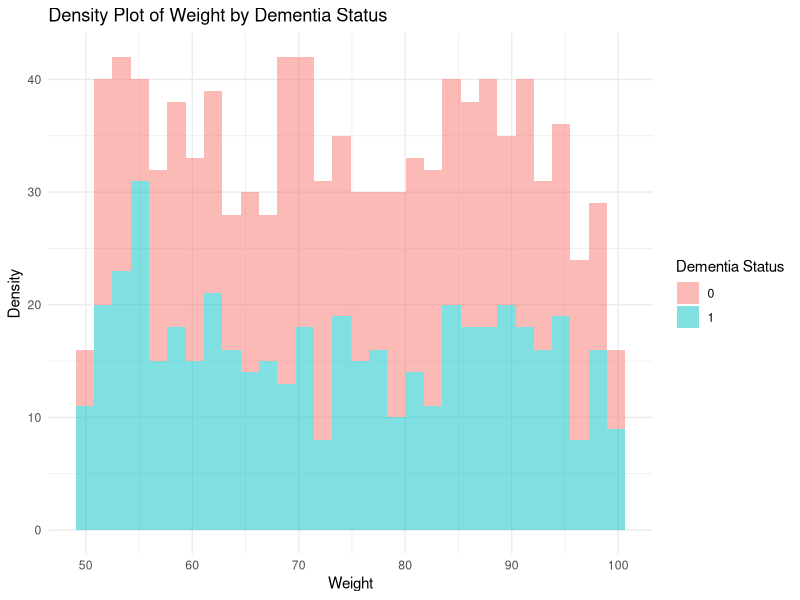

Reproduce this figure in R.
## ---- chunk 1
#| message: false
library(tidyverse)
library(dplyr)
## ---- chunk 2
d <- read_csv("dementia_patients_health_data.csv")
## ---- chunk 3
filtered_data <- d %>% select(Weight, Dementia)
## ---- chunk 4
filtered_data |> ggplot(data,mapping = aes(x = Weight, fill = as.factor(Dementia))) +
  geom_histogram(alpha = 0.5) +
  labs(title = "Density Plot of Weight by Dementia Status",
       x = "Weight",
       y = "Density",
       fill = "Dementia Status",
       color = "Dementia Status") +
  theme_minimal()
